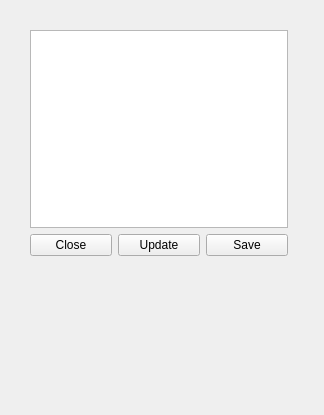
<?xml version="1.0" encoding="UTF-8"?>
<ui version="4.0">
 <class>MySimpleWidget</class>
 <widget class="QWidget" name="MySimpleWidget">
  <property name="geometry">
   <rect>
    <x>0</x>
    <y>0</y>
    <width>324</width>
    <height>415</height>
   </rect>
  </property>
  <property name="windowTitle">
   <string>Form</string>
  </property>
  <widget class="QWidget" name="">
   <property name="geometry">
    <rect>
     <x>30</x>
     <y>30</y>
     <width>258</width>
     <height>226</height>
    </rect>
   </property>
   <layout class="QVBoxLayout" name="verticalLayout">
    <item>
     <widget class="QListWidget" name="listWidget"/>
    </item>
    <item>
     <layout class="QHBoxLayout" name="horizontalLayout">
      <item>
       <widget class="QPushButton" name="btnClose">
        <property name="text">
         <string>Close</string>
        </property>
       </widget>
      </item>
      <item>
       <widget class="QPushButton" name="btnUpdate">
        <property name="text">
         <string>Update</string>
        </property>
       </widget>
      </item>
      <item>
       <widget class="QPushButton" name="btnSave">
        <property name="text">
         <string>Save</string>
        </property>
       </widget>
      </item>
     </layout>
    </item>
   </layout>
  </widget>
 </widget>
 <resources/>
 <connections/>
</ui>
